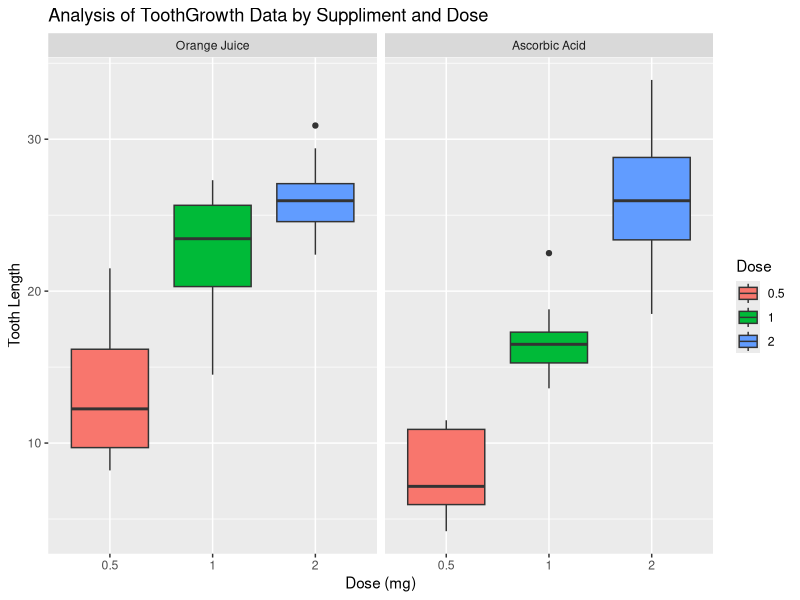

Reproduce this figure in R. (Note: this script raises an error after producing the figure.)
## ---- chunk 1
library(dplyr)      # Data manipulation (filter, mutate, group_by, etc.)
library(ggplot2)    # Plotting (qplot, ggplot etc.)
library(knitr)      # Dynamic Report Creation
library(datasets)   # R included sample data sets
data(ToothGrowth)
## ---- chunk 2
str(ToothGrowth)
summary(ToothGrowth)
table(ToothGrowth$supp)
table(ToothGrowth$dose)
table(ToothGrowth %>% select(supp, dose))

## Transformation/Renaming for clarity

names(ToothGrowth) = c("Length", "Suppliment", "Dose")
ToothGrowth$Dose = factor(ToothGrowth$Dose)
ToothGrowth$Suppliment <- factor(
    ToothGrowth$Suppliment
    ,labels = c("Orange Juice", "Ascorbic Acid")
)


##   summarize(n=n(),mn=mean(length),sd=sd(length)) %.%
##  mutate(se=sd/sqrt(n),LCI=mn+qnorm(0.025)*se,UCI=mn+qnorm(0.975)*se)

tgBySuppDose <- ToothGrowth %>%
    group_by(Suppliment, Dose) %>%
    summarize(Length = mean(Length), N = n(), SD = sd(Length)) %>%
    mutate(SE = SD/sqrt(N), CI = Length + qnorm(0.025) * SE) %>%
    arrange(Suppliment, Dose, desc(Length))
## ---- chunk 3
kable(tgBySuppDose
      ,format = "markdown"
      ,caption = "ToothGrowth by Suppliment and Dose"
)
## ---- chunk 4
plot1 <- ggplot(
    ToothGrowth
    ,aes(
        x = Dose
        ,y = Length
        ,fill = Dose
    )
) + geom_boxplot() +
    facet_grid(.~Suppliment) +
    labs(
        title = "Analysis of ToothGrowth Data by Suppliment and Dose"
        ,x = "Dose (mg)"
        ,y = "Tooth Length"
    )
print(plot1)

plot2 <- ggplot(
    ToothGrowth
    ,aes(
        x = Dose
        ,y = Length
        ,color = Suppliment
        ,group = Suppliment
    )
) + geom_errorbar(
    aes(
        ymin = Length + se
        ,ymax = Length + se
    )
    ,color = "black"
    ,width=.1
    #,position = pd
)

print(plot2)
